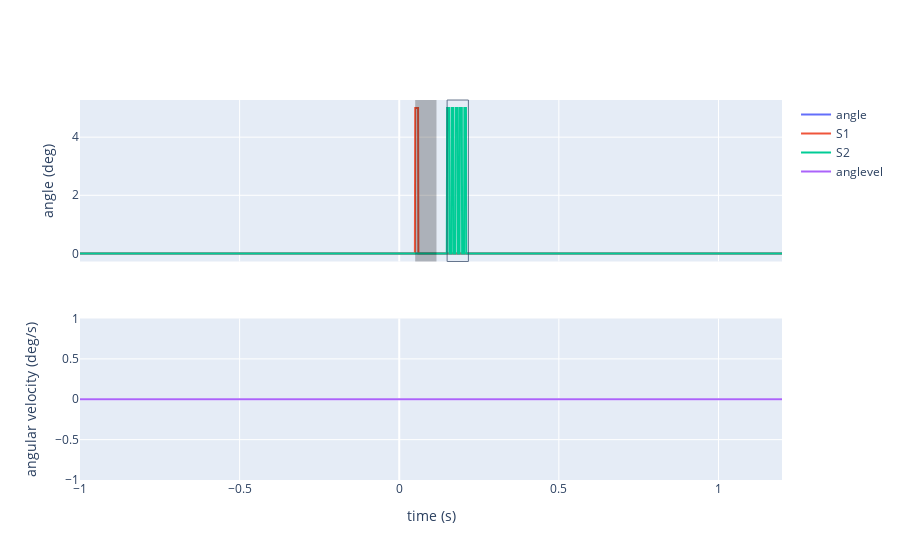

Source (notebook cell):
### Markdown cell above
and plot them:

### Code cell
fig = make_subplots(rows = 2, cols = 1,
                   shared_xaxes=True)
fig.add_trace(
    go.Scatter(x = t, y = angle, mode="lines", name="angle"),
    row=1, col=1)
fig.add_trace(
    go.Scatter(x = t, y = S1actcmd, mode="lines", name="S1"),
    row=1, col=1)
fig.add_trace(
    go.Scatter(x = t, y = S2actcmd, mode="lines", name="S2"),
    row=1, col=1)

for onoff in Lonoff:
    fig.add_vrect(x0 = onoff[0], x1=onoff[1], fillcolor="black", opacity=0.25, line_width=0,
                      row=1, col=1)

for onoff in Ronoff:
    fig.add_vrect(x0 = onoff[0], x1=onoff[1], opacity=0.7, line_width=1,
                      row=1, col=1)

fig.update_yaxes(title_text = "angle (deg)", row=1)
fig.add_trace(
    go.Scatter(x = t, y = anglevel, mode="lines", name="anglevel"),
    row=2, col=1)

fig.update_yaxes(title_text = "angular velocity (deg/s)", row=2)
fig.update_xaxes(title_text = "time (s)", row=2)

### Figure 1 — Plotly figure (JSON) as saved in the notebook; plotly's stock layout.template omitted (floating-point values rounded to 4 significant figures; data arrays with more than 128 entries replaced by an {"elided": "..."} marker saying what was removed)
{"data": [{"mode": "lines", "name": "angle", "type": "scatter", "x": {"elided": "2200 float values"}, "xaxis": "x", "y": {"elided": "2200 int values"}, "yaxis": "y"}, {"mode": "lines", "name": "S1", "type": "scatter", "x": {"elided": "2200 float values"}, "xaxis": "x", "y": {"elided": "2200 int values"}, "yaxis": "y"}, {"mode": "lines", "name": "S2", "type": "scatter", "x": {"elided": "2200 float values"}, "xaxis": "x", "y": {"elided": "2200 int values"}, "yaxis": "y"}, {"mode": "lines", "name": "anglevel", "type": "scatter", "x": {"elided": "2200 float values"}, "xaxis": "x2", "y": {"elided": "2200 int values"}, "yaxis": "y2"}], "layout": {"shapes": [{"fillcolor": "black", "line": {"width": 0}, "opacity": 0.25, "type": "rect", "x0": 0.05, "x1": 0.1167, "xref": "x", "y0": 0, "y1": 1, "yref": "y domain"}, {"line": {"width": 1}, "opacity": 0.7, "type": "rect", "x0": 0.15, "x1": 0.2167, "xref": "x", "y0": 0, "y1": 1, "yref": "y domain"}], "xaxis": {"anchor": "y", "domain": [0, 1], "matches": "x2", "showticklabels": false}, "xaxis2": {"anchor": "y2", "domain": [0, 1], "title": {"text": "time (s)"}}, "yaxis": {"anchor": "x", "domain": [0.575, 1], "title": {"text": "angle (deg)"}}, "yaxis2": {"anchor": "x2", "domain": [0, 0.425], "title": {"text": "angular velocity (deg/s)"}}}}
